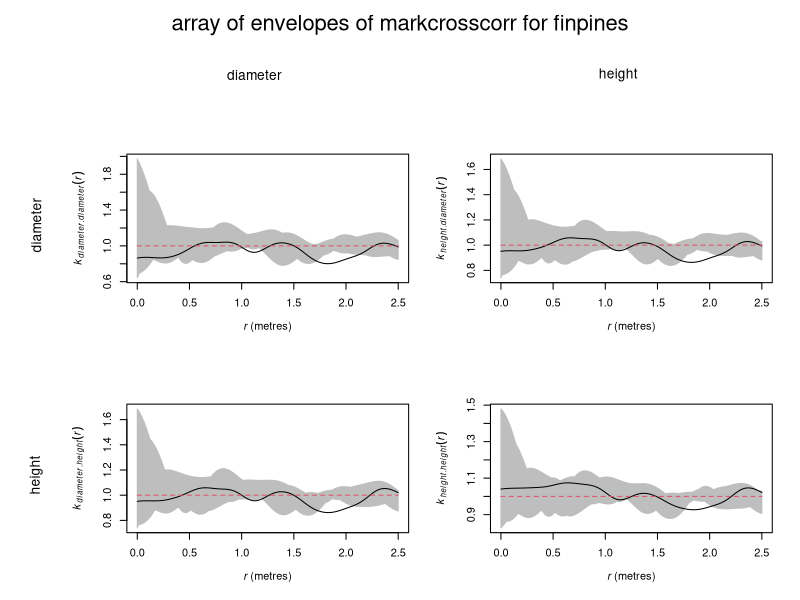

This chart was generated by the following R code:
library(spatstat)


### Name: envelopeArray
### Title: Array of Simulation Envelopes of Summary Function
### Aliases: envelopeArray
### Keywords: spatial nonparametric iteration

### ** Examples

  A <- envelopeArray(finpines, markcrosscorr, nsim=9)
  plot(A)
